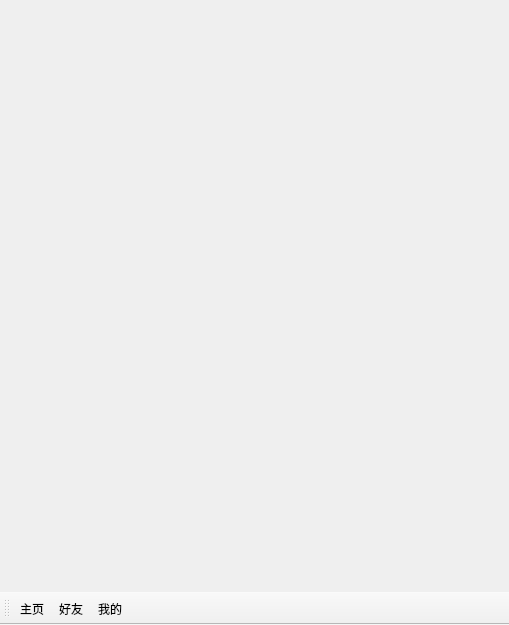
<?xml version="1.0" encoding="UTF-8"?>
<ui version="4.0">
 <class>MainWidget</class>
 <widget class="QMainWindow" name="MainWidget">
  <property name="geometry">
   <rect>
    <x>0</x>
    <y>0</y>
    <width>509</width>
    <height>625</height>
   </rect>
  </property>
  <property name="windowTitle">
   <string>朔望月 - 主页</string>
  </property>
  <widget class="QWidget" name="centralwidget">
   <property name="toolTipDuration">
    <number>-1</number>
   </property>
   <property name="layoutDirection">
    <enum>Qt::LayoutDirection::LeftToRight</enum>
   </property>
   <widget class="QStackedWidget" name="stack">
    <property name="geometry">
     <rect>
      <x>0</x>
      <y>0</y>
      <width>511</width>
      <height>591</height>
     </rect>
    </property>
    <property name="currentIndex">
     <number>-1</number>
    </property>
   </widget>
  </widget>
  <widget class="QToolBar" name="toolBar">
   <property name="windowTitle">
    <string>toolBar</string>
   </property>
   <attribute name="toolBarArea">
    <enum>BottomToolBarArea</enum>
   </attribute>
   <attribute name="toolBarBreak">
    <bool>false</bool>
   </attribute>
   <addaction name="toMainWidget"/>
   <addaction name="toFriendWidget"/>
   <addaction name="toMyInfo"/>
  </widget>
  <action name="toMainWidget">
   <property name="text">
    <string>主页</string>
   </property>
   <property name="menuRole">
    <enum>QAction::MenuRole::NoRole</enum>
   </property>
  </action>
  <action name="toFriendWidget">
   <property name="text">
    <string>好友</string>
   </property>
   <property name="menuRole">
    <enum>QAction::MenuRole::NoRole</enum>
   </property>
  </action>
  <action name="toMyInfo">
   <property name="text">
    <string>我的</string>
   </property>
   <property name="menuRole">
    <enum>QAction::MenuRole::NoRole</enum>
   </property>
  </action>
 </widget>
 <resources/>
 <connections/>
</ui>
